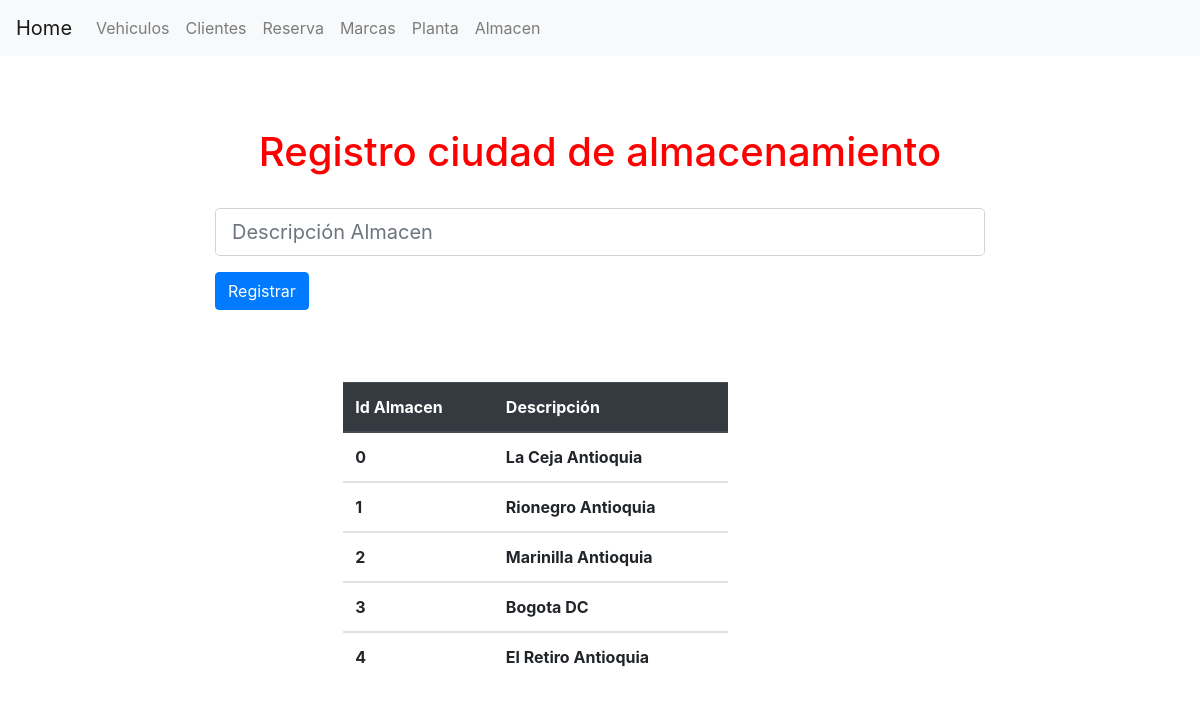
/core/almacen.php, run on the app's committed database.
### tables this page shows
CREATE TABLE `tblalmacen` (
  `idalmacen` int(11) NOT NULL,
  `descalmacen` varchar(50) NOT NULL
);

### core/almacen.php (the view, shortened to what this page needs)
<?php
  include("header.php");
  $mysql = new connection();
  $conexion = $mysql->get_connection();
?>
<form class="col-md-8 offset-md-2" method="POST" action="../logica/registrar.php">
  <br>
      <h1>Registro ciudad de almacenamiento</h1>
  <br>
  <div class="form-group">
    <input class="form-control form-control-lg" type="text" placeholder="Descripción Almacen" name="descripAlmacen" onkeypress="return ((event.charCode >= 97 && event.charCode <= 122) || (event.charCode >= 65 && event.charCode <= 90) || event.charCode == 32)">
  </div>
  <input type="submit" class="btn btn-primary" name="registrarAlmacen" value="Registrar">
  <br><br><br><br>
  <table class="table col-md-6 offset-md-2">
  <thead class="thead-dark">
    <tr>
      <th scope="col">Id Almacen</th>
      <th scope="col">Descripción</th>
    </tr>
  </thead>
  <tbody>
  <?php
        $statement = $conexion->prepare("CALL SP_listartablaalmacen()");
        $statement->execute();
        foreach($statement as $row){
    ?>
        <tr>
        <th scope="row"><?php echo $row['idalmacen'] ?></th>
        <th scope="row"><?php echo $row['descalmacen'] ?></th>
        </tr>
      </tbody>
    <?php
     }
    ?>
</table>
</form>
<?php include("footer.php"); ?>

### Styles/style.css (style rules this page uses)
h1 { text-align: center; color: red; }

### data on the page
tblalmacen: idalmacen "0", descalmacen "La Ceja Antioquia"
tblalmacen: idalmacen "1", descalmacen "Rionegro Antioquia"
tblalmacen: idalmacen "2", descalmacen "Marinilla Antioquia"
tblalmacen: idalmacen "3", descalmacen "Bogota DC"
tblalmacen: idalmacen "4", descalmacen "El Retiro Antioquia"
